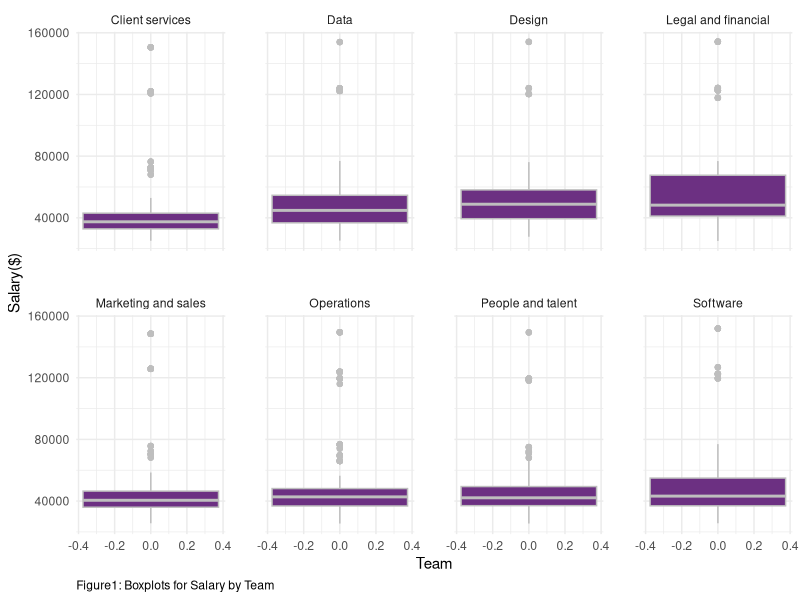
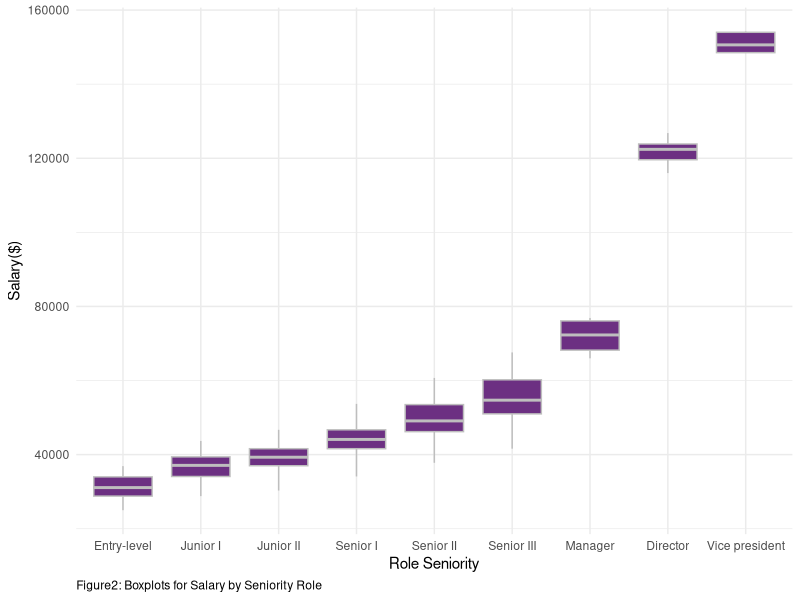
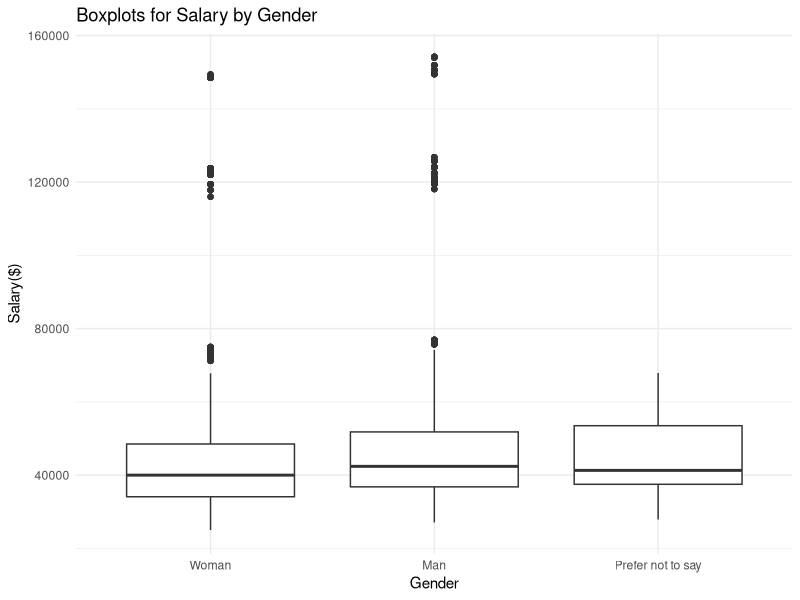
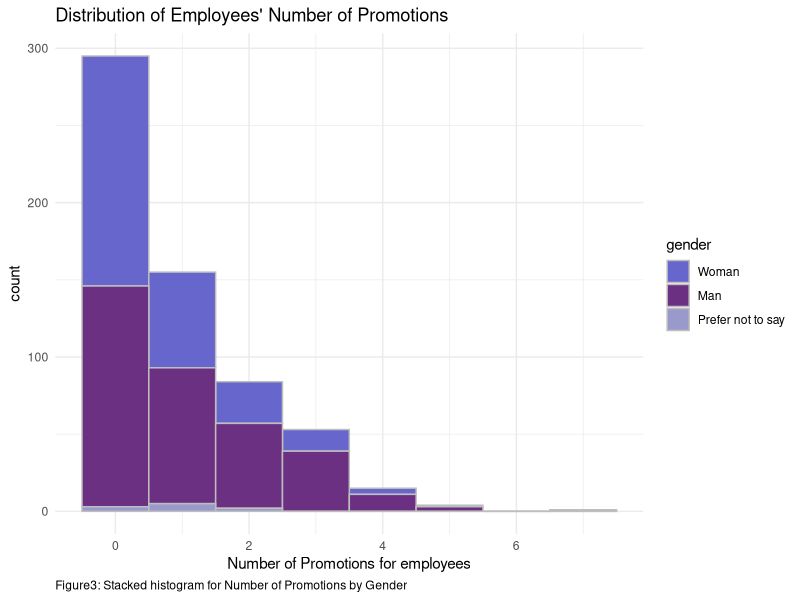
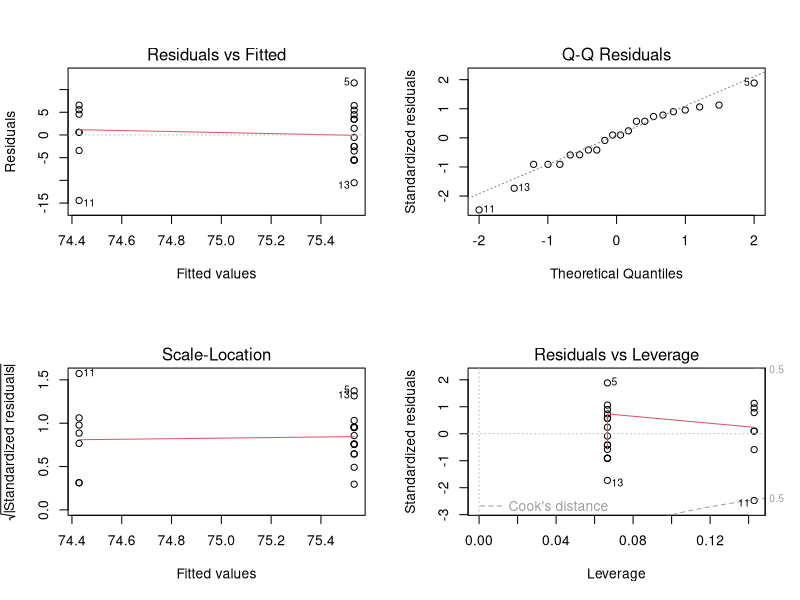
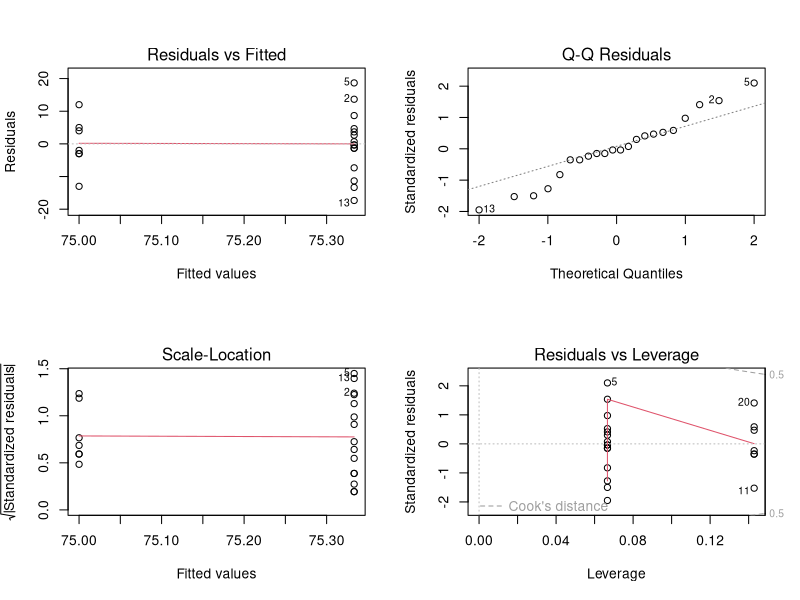
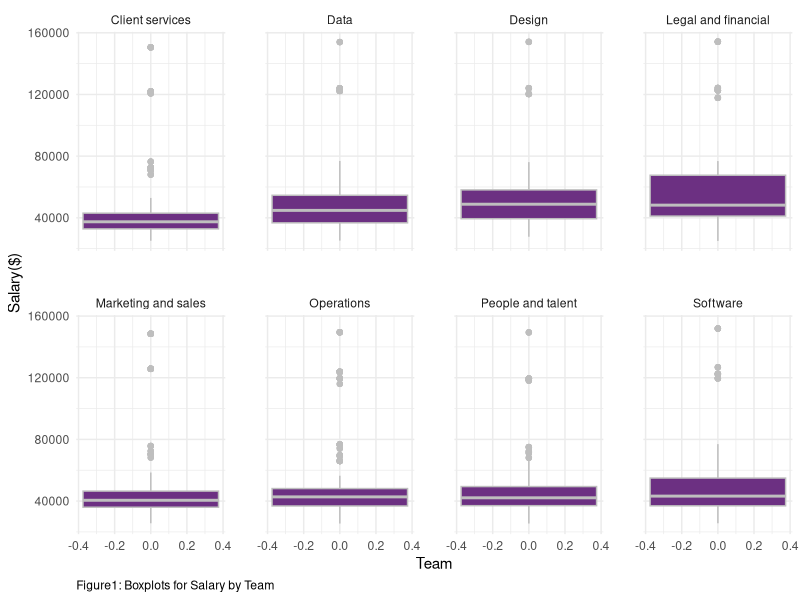
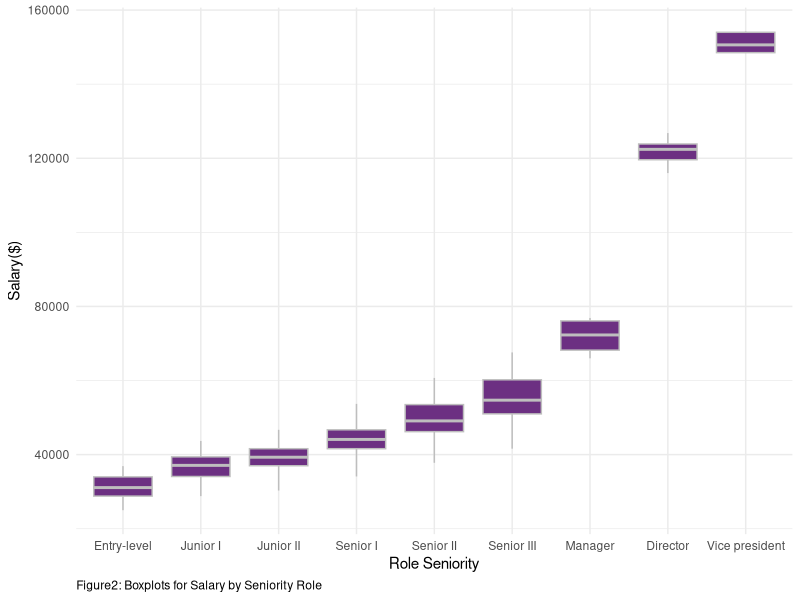

The R source for these figures, in order:
## ---- chunk 1
library(tidyverse)
library(lme4)
library(mgcv)
library(kableExtra)
#install.packages("gridExtra")
library(gridExtra)
# this should supress all code and messages
knitr::opts_chunk$set(include=FALSE)
## ---- chunk 2
############################################################################################################
#DATA CLEANING PART
############################################################################################################

# read in the data
black_saber_current_employees <- read_csv("data/black-saber-current-employees.csv")

#change salary varaible from characters to doubles
black_saber_current_employees_cleaned <- black_saber_current_employees %>% 
  mutate(salary = str_extract_all(salary, "\\d+,\\d+")) %>% #only extracting the number part(i.e., remove $)
  mutate(salary = str_remove_all(salary, ",")) %>% # remove comma(,)
  mutate(salary = as.numeric(salary)) %>% #change to doubles
  #changing the orders of role as hierarchy, rather than alphabetical order(see below note)
  mutate(role_seniority = fct_relevel(role_seniority, "Manager", after = 7)) %>% 
  mutate(role_seniority = fct_relevel(role_seniority, "Director", after = 7)) %>%
  #changing the orders of gender for clairty in explanation for promotion analaysis part
  mutate(gender = fct_relevel(gender, "Woman", after = 0))

#NOTES
#(Before changing): Director Entry-level Junior I Junior II Manager Senior I Senior II Senior III Vice president
#(After chaning): “Entry-level”,“Junior I”,“JuniorII”,“Senior I”,“Senior II”,“Senior III”,“Manager”, “Director”,“Vicepresident” 

## ---- chunk 3
#########################################################################################################
#EXPLORATORY ANALYSIS
#########################################################################################################
# create a visualisation (a boxplot to see if teams have systematic differences in their salary)
#some teams might be more important to the company 
#e.g., bc it is a software company, software team might be more valuable to the company and thus receive higher salary, yet this is fair in the sense that the Gideon wants salary based on "talent and value to the company”)

my_plot_salary_by_role_team <- black_saber_current_employees_cleaned %>% 
  ggplot(aes(y = salary)) +
  facet_wrap(~team, nrow = 2) +
  geom_boxplot(colour = "grey", fill = "#6C3082") +
  theme_minimal() +
  labs(x = "Team", y= "Salary($)", caption = "Figure1: Boxplots for Salary by Team") + 
  theme(panel.spacing = unit(2, "lines")) +
  theme(plot.caption = element_text(hjust = 0))

my_plot_salary_by_role_team
ggsave("images/salary_boxplot_team.png", width = 6, height = 3.5)

## ---- chunk 4

#exploring whether there is difference in salary by roles.
#there should be difference, since higher the role, the more salary people earn since they are more valuable to the company

my_plot_salary_by_role <- black_saber_current_employees_cleaned %>% 
  ggplot(aes(x = role_seniority, y = salary)) +
  geom_boxplot(colour = "grey", fill = "#6C3082") +
  theme_minimal() +
  labs(x="Role Seniority", y= "Salary($)", caption = "Figure2: Boxplots for Salary by Seniority Role") +
  theme(plot.caption = element_text(hjust = 0))

my_plot_salary_by_role
ggsave("images/salary_boxplot_role.png", width = 6, height = 3)

#side note: does follow the seniority trend, which is Least senior to most senior: “Entry-level”,“Junior I”,“JuniorII”,“Senior I”,“Senior II”,“Senior III”,“Manager”, “Director”,“Vicepresident”

## ---- chunk 5
#########################################################################################################

#exploring whether there is gender difference in salary
my_plot_salary_by_gender <- black_saber_current_employees_cleaned %>% 
  ggplot(aes(x = gender, y = salary)) +
  geom_boxplot() +
  theme_minimal() +
  labs(title = "Boxplots for Salary by Gender", x = "Gender", y= "Salary($)")
  
my_plot_salary_by_gender
#result(interpretation of the plot): Gender does not seem to have fixed effect on salary. In other words, no gender bias, which is good considering EDI (but when doing model comparison, we will see whether such is true numerically)

ggsave("images/salary_boxplot_gender.png", width = 5, height = 2)

#########ONE-WAY ANOVA ON SALARY AND GENDER AS GROUP####################

lmod_gender <- lm(salary ~ gender, data = black_saber_current_employees_cleaned)
summary(lmod_gender)
#HOWEVER, UNLIKE THE VISUALIZATION, THERE WAS A SIGNIFICANT DIFFERENCE IN GENDER! THERE MIGHT BE GENDER BIAS IN SALARY(we will see this in model fitting part)

## ---- chunk 6
#########################################################################################################
#MODEL FITTING
#########################################################################################################

#fitting a linear mixed model while setting financial quarter (financial_q)
#rationale: in some quarters, the company earns a lot of money and so all employees earn more money in that quarter, but when the quarter is not good, all earn less money.

salary_lmer <- lmer(salary ~ gender + team + role_seniority + leadership_for_level + productivity + (1|financial_q), data = black_saber_current_employees_cleaned)
#summary(salary_lmer)

#cannot take face-value to whether team has systematic difference and so just to check, we added this model without team so that when we compare it with salary_lmer, we can know whether we must include team or not fpre better prediction.
salary_lmer_no_team <- lmer(salary ~ gender + role_seniority + leadership_for_level + productivity + (1|financial_q), data = black_saber_current_employees_cleaned)
#summary(salary_lmer)

salary_lmer_no_gender <- lmer(salary ~ team + role_seniority + leadership_for_level + productivity + (1|financial_q), data = black_saber_current_employees_cleaned)
#summary(salary_lmer_no_gender)

## ---- chunk 7
#########################################################################################################
#MODEL COMPARISION TEST
#########################################################################################################


#THIS TEST CONFIRMS THAT THERE IS A GENDER BIAS IN SALARY
lmtest::lrtest(salary_lmer, salary_lmer_no_gender)
#conclusion: indeed, becuase the p-value is significant, simpler model does NOT explain better than complex model = should include gender to have better predictive ability...

## ---- chunk 8
#This test confirms that we need team as predictor
lmtest::lrtest(salary_lmer, salary_lmer_no_team)
## ---- chunk 9
############################################################################################################
#DATA CLEANING PART
############################################################################################################
# create a variable called promotion count that keeps track of the number of times
# each employee got promoted
employee_data <- black_saber_current_employees_cleaned %>%
  mutate(employee_role = as.numeric(role_seniority)) %>%
  select(employee_id, employee_role) %>%
  group_by(employee_id)%>%
  mutate(initial_role=min(employee_role)) %>%
  mutate(current_role=max(employee_role)) %>%
  mutate(promotion_count = current_role - initial_role) %>%
  select(employee_id, promotion_count) %>%
  unique()

# `work_period` variable counts how many financial quarters each employee has gone through
# this gives us an idea of how long each employee has been working at the company
working_period <- black_saber_current_employees_cleaned %>%
  group_by(employee_id) %>%
  summarise(work_period = n())

# create a new variable called `employee_role` which saves role_seniority as numbers and
# create another variable called `initial_role` that indicates the initial role of the employee
role_seniority_data <- black_saber_current_employees_cleaned %>% 
  mutate(employee_role = as.numeric(role_seniority)) %>%
  select(employee_id, employee_role) %>%
  unique()%>%
  group_by(employee_id)%>%
  mutate(initial_role=min(employee_role)) %>%
  mutate(current_role=max(employee_role))

# data that only contains the most recent (2020 Q4) information on each employee
promotion_data <- full_join(black_saber_current_employees_cleaned, employee_data) %>%
  left_join(working_period) %>%
  mutate(year = as.numeric(str_extract_all(financial_q, "\\d+\\d+"))) %>%
  mutate(quarter = as.numeric(substr(financial_q,7,7))) %>% 
  group_by(employee_id) %>%
  mutate(recent_year = max(year)) %>%
  filter(year == recent_year) %>%
  mutate(recent_quarter = max(quarter)) %>%
  filter(quarter == recent_quarter) %>%
  right_join(y = role_seniority_data) %>% 
  filter(employee_role == current_role) %>% 
  select(-c(year, quarter, recent_year, recent_quarter, current_role, employee_role, initial_role))

## ---- chunk 10
#########################################################################################################
#EXPLORATORY ANALYSIS
#########################################################################################################

# proportion of different numbers of promotion
prop.table(table(promotion_data$promotion_count))

# mean number of promotions
mean(promotion_data$promotion_count)
sd(promotion_data$promotion_count)
## ---- chunk 11

promotion_count_by_gender_plot <- promotion_data %>% 
  ggplot(aes(x = promotion_count, fill = gender)) +
  geom_histogram(colour = "grey", binwidth= 1) +
  theme_minimal() +
  labs(title = "Distribution of Employees' Number of Promotions", x = "Number of Promotions for employees", caption = "Figure3: Stacked histogram for Number of Promotions by Gender") + 
  scale_fill_manual(values=c("#6666CC", "#6C3082","#9999CC")) +
  theme(plot.caption = element_text(hjust = 0))

promotion_count_by_gender_plot
ggsave("images/promotion_count_by_gender_plot.png", width = 6, height = 4)
## ---- chunk 12
########################################################################################################
# Assumption check
########################################################################################################

mean_variance_model <- promotion_data %>% 
  group_by(gender) %>% 
  summarise(mean = mean(promotion_count), var = round(sd(promotion_count)^2,1))

## ---- chunk 13
#########################################################################################################
#MODEL FITTING
#########################################################################################################
# test model to see if gender, leadership level and productivity of each employee affect their number of promotions
# (offset: account for different work periods for the employees, while allowing for counts to still be the response.)

# model with covariates gender, leadership and productivity
mod1 <- glm(promotion_count ~ gender + leadership_for_level + productivity, family = poisson, offset = log(work_period), data = promotion_data)
# model with covariates leadership and productivity only
mod2 <- glm(promotion_count ~ leadership_for_level + productivity, family = poisson, offset = log(work_period), data = promotion_data)
# model with covariates gender, leadership, productivity, salary, and role_seniority
mod3 <- glm(promotion_count ~ gender + leadership_for_level + productivity + salary + role_seniority, family = poisson, offset = log(work_period), data = promotion_data)
# model with covariates leadership, productivity, salary, and role_seniority only
mod4 <- glm(promotion_count ~ leadership_for_level + productivity + salary + role_seniority, family = poisson, offset = log(work_period), data = promotion_data)

# compare models with common covariates of leadership and productivity, with and without gender
anova(mod1, mod2, test = "Chisq")
# more complex model with gender is better

# compare models with common covariates of leadership, productivity, salary, and role_seniority, with and without gender
anova(mod3, mod4, test = "Chisq")
# more complex model with gender is better

# compare the two preferable models from the previous tests to determine the final model
anova(mod1, mod3, test = "Chisq")
# strong evidence against the hypothesis that the simpler model fits the data just well
## ---- chunk 14
table <- cbind(Estimate = summary(mod3)$coef[,1],
               confint(mod3))
kable(round(table,4), caption = "Estimates with 95% confidence intervals", booktabs = TRUE, valign = "t", format = "pandoc") %>%
  kable_styling(latex_options = "scale_down")
## ---- chunk 15
#########################################################################################################
#DATA CLEANING PART
#########################################################################################################

# read in the data
phase1_applicants <- read.csv("data/phase1-new-grad-applicants-2020.csv")
phase2_applicants <- read.csv("data/phase2-new-grad-applicants-2020.csv")
phase3_applicants <- read.csv("data/phase3-new-grad-applicants-2020.csv")
final_hired <- read.csv("data/final-hires-newgrad_2020.csv")

#make new variable which tells whether applicant is accepted for each phase or not
#add gender if the dataset doesn't have
final_hired_cleaned <- final_hired %>% 
  mutate(hired = 1)

phase3_applicants_cleaned <- phase3_applicants %>% 
  full_join(final_hired_cleaned) %>% 
  mutate(hired = replace_na(hired, 0)) %>% 
  left_join(phase2_applicants) %>% 
  select(applicant_id : hired, gender) %>% 
  mutate(gender = fct_relevel(gender, "Woman", after = 0)) %>% 
  mutate(hired_word = case_when(hired == 0 ~ "Fail", 
                                         hired == 1 ~ "Pass")) %>% 
  mutate(phase2accepted = 1)

phase2_applicants_cleaned <- phase2_applicants %>% 
  full_join(phase3_applicants_cleaned) %>% 
  mutate(phase2accepted = replace_na(phase2accepted, 0)) %>% 
  select(applicant_id, gender, technical_skills:speaking_skills, phase2accepted) %>%
  mutate(gender = fct_relevel(gender, "Woman", after = 0)) %>% 
  mutate(phase2accepted_word = case_when(phase2accepted == 0 ~ "Fail", 
                                         phase2accepted == 1 ~ "Pass")) %>% 
  mutate(phase1accepted = 1) # %>% 
  #filter(gender != "Prefer not to say")

phase1_applicants_cleaned <- phase1_applicants %>% 
  full_join(phase2_applicants_cleaned) %>% 
  select(applicant_id:work_experience, phase1accepted) %>% 
  mutate(phase1accepted = replace_na(phase1accepted, 0)) %>%
  mutate(gender = fct_relevel(gender, "Woman", after = 0)) %>% 
  mutate(phase1accepted_word = case_when(phase1accepted == 0 ~ "Fail",
                                         phase1accepted == 1 ~ "Pass"))

phase2_applicants_cleaned <- filter(phase2_applicants_cleaned, gender != "Prefer not to say")
## ---- chunk 16
#########################################################################################################
#EXPLORATORY ANALYSIS
#########################################################################################################

#proportion of female
sum(phase1_applicants$gender == "Woman") / nrow(phase1_applicants)
sum(phase1_applicants$gender == "Prefer not to say") / nrow(phase1_applicants)
sum(phase2_applicants_cleaned$phase2accepted ==1) / nrow(phase2_applicants_cleaned)

# create a visualisation (a boxplot to see if gender has systematic differences in their phase approved)

#stacked bar chart that displays the proportion of applicants with each accepted group, for each gender
bar_proportion_phase1 <- ggplot(data = phase1_applicants_cleaned, aes(x = gender, fill = phase1accepted_word)) +
  geom_bar(position = "fill") +
  scale_fill_manual(values=c("#9999CC", "#6C3082")) +
  theme_minimal() +
  labs(title = "Pass Rate in Phase 1 by Gender",
       x = "Gender", y = "Approved Proportion") + 
  theme(legend.position = "none")

bar_proportion_phase2 <- ggplot(data = phase2_applicants_cleaned, aes(x = gender, fill = phase2accepted_word)) +
  geom_bar(position = "fill") +
  scale_fill_manual(values=c("#9999CC", "#6C3082")) +
  theme_minimal() +
  labs(title = "Pass Rate in Phase 2 by Gender",
       x = "Gender", y = "Approved Proportion") +
  theme(legend.title = element_blank())

bar_proportion_phase1_2 <- arrangeGrob(bar_proportion_phase1, bar_proportion_phase2, ncol=2)
ggsave(file="images/hiring_barchart_gender.png", bar_proportion_phase1_2)

box_interviewer1 <- ggplot(phase3_applicants_cleaned, aes(x = gender, y = interviewer_rating_1)) +
  geom_boxplot() +
  ylim(55, 95) +
  theme_minimal() +
  labs(title = "interviewer1 scores by Gender", x = "Gender", y= "rating") +
  theme(plot.title = element_text(hjust = 0.5))
  
box_interviewer2 <- ggplot(phase3_applicants_cleaned, aes(x = gender, y = interviewer_rating_2)) +
  geom_boxplot() +
  ylim(55, 95) +
  theme_minimal() +
  labs(title = "interviewer2 scores by Gender", x = "Gender", y= "rating") +
  theme(plot.title = element_text(hjust = 0.5))

box_proportion_interviewer1_2 <- arrangeGrob(box_interviewer1, box_interviewer2, ncol=2)
ggsave(file="images/hiring_boxplot_gender.png", box_proportion_interviewer1_2)
## ---- chunk 17
#########################################################################################################
#MODEL FITTING
#########################################################################################################

#use generalized linear model since all variables take large part of grades

#model where gender is only predictor
phase1_gender <- glm(phase1accepted ~ gender, family = binomial, data = phase1_applicants_cleaned)
confint(phase1_gender)

#generalized linear model with all variables except for gender
phase1_glm_no_gender <- glm(phase1accepted ~ team_applied_for + cover_letter + cv+ gpa + extracurriculars + work_experience, family = binomial(link = "logit"), data = phase1_applicants_cleaned)

#generalized linear model with all variables including gender
phase1_glm <- glm(phase1accepted ~ team_applied_for + cover_letter + cv+ gpa + gender +  extracurriculars + work_experience, family = binomial(link = "logit"), data = phase1_applicants_cleaned)

#deviance test to know including gender is better
drop_in_deviance <- anova(phase1_glm_no_gender, phase1_glm, test = "Chisq")
drop_in_deviance
## ---- chunk 18
#model where gender is only predictor
phase2_gender <- glm(phase2accepted ~ gender, family = binomial, data = phase2_applicants_cleaned)
confint(phase2_gender)

#generalized linear model with all variables except for gender
phase2_glm_no_gender <- glm(phase2accepted ~ technical_skills + writing_skills + speaking_skills + leadership_presence , family = binomial(link = "logit"), data = phase2_applicants_cleaned)

#generalized linear model with all variables including gender
phase2_glm <- glm(phase2accepted ~ technical_skills + writing_skills + speaking_skills + leadership_presence + gender, family = binomial(link = "logit"), data = phase2_applicants_cleaned)

#deviance test to know including gender is better
drop_in_deviance <- anova(phase2_glm_no_gender, phase2_glm, test = "Chisq")
drop_in_deviance
## ---- chunk 19
#Simple linear model with gender covariate for interviewer 1
phase3_interviewer1 <- lm(interviewer_rating_1 ~ gender, data = phase3_applicants_cleaned)
confint(phase3_interviewer1)

#Simple linear model with gender covariate for interviewer 2
phase3_interviewer2 <- lm(interviewer_rating_2 ~ gender, data = phase3_applicants_cleaned)
confint(phase3_interviewer2)

#Checking assumption
par(mfrow=c(2,2))
plot(phase3_interviewer1)
par(mfrow=c(2,2))
plot(phase3_interviewer2)
